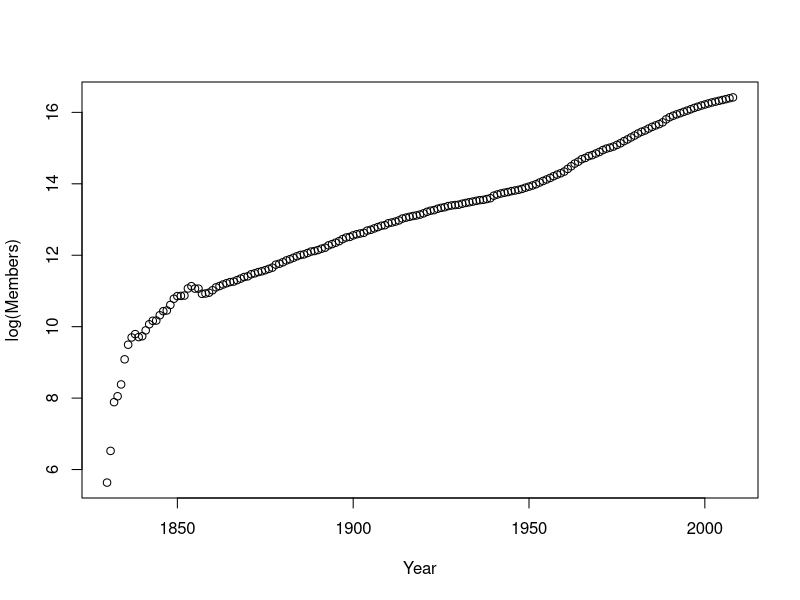

The R source for this figure:
library(TeachingDemos)


### Name: ldsgrowth
### Title: Growth of The Church of Jesus Christ of Latter-day Saints.
### Aliases: ldsgrowth
### Keywords: datasets

### ** Examples

data(ldsgrowth)
with(ldsgrowth, plot(Year, log(Members)))
